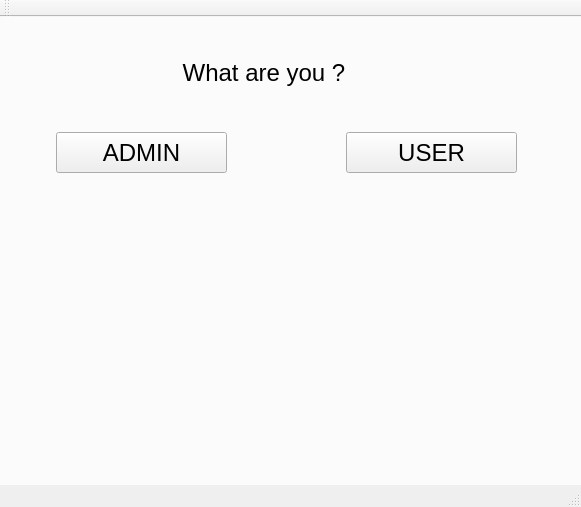
<?xml version="1.0" encoding="UTF-8"?>
<ui version="4.0">
 <class>LAB_12_14Class</class>
 <widget class="QMainWindow" name="LAB_12_14Class">
  <property name="geometry">
   <rect>
    <x>0</x>
    <y>0</y>
    <width>581</width>
    <height>507</height>
   </rect>
  </property>
  <property name="windowTitle">
   <string>LAB_12_14</string>
  </property>
  <widget class="QWidget" name="centralWidget">
   <widget class="QTabWidget" name="MyTabWidget">
    <property name="geometry">
     <rect>
      <x>-6</x>
      <y>-31</y>
      <width>591</width>
      <height>511</height>
     </rect>
    </property>
    <property name="currentIndex">
     <number>0</number>
    </property>
    <widget class="QWidget" name="IntroTab">
     <attribute name="title">
      <string>Tab 1</string>
     </attribute>
     <widget class="QLabel" name="label">
      <property name="geometry">
       <rect>
        <x>180</x>
        <y>40</y>
        <width>221</width>
        <height>41</height>
       </rect>
      </property>
      <property name="font">
       <font>
        <pointsize>18</pointsize>
       </font>
      </property>
      <property name="text">
       <string> What are you ?</string>
      </property>
     </widget>
     <widget class="QPushButton" name="SendToAdminTab">
      <property name="geometry">
       <rect>
        <x>60</x>
        <y>120</y>
        <width>171</width>
        <height>41</height>
       </rect>
      </property>
      <property name="font">
       <font>
        <pointsize>18</pointsize>
       </font>
      </property>
      <property name="text">
       <string>ADMIN</string>
      </property>
     </widget>
     <widget class="QPushButton" name="SendToUserTab">
      <property name="geometry">
       <rect>
        <x>350</x>
        <y>120</y>
        <width>171</width>
        <height>41</height>
       </rect>
      </property>
      <property name="font">
       <font>
        <pointsize>18</pointsize>
       </font>
      </property>
      <property name="text">
       <string>USER</string>
      </property>
     </widget>
    </widget>
    <widget class="QWidget" name="AdminTab">
     <attribute name="title">
      <string>Tab 2</string>
     </attribute>
     <widget class="QListWidget" name="AdminListWidget">
      <property name="geometry">
       <rect>
        <x>20</x>
        <y>40</y>
        <width>331</width>
        <height>181</height>
       </rect>
      </property>
     </widget>
     <widget class="QPushButton" name="RemoveButton">
      <property name="geometry">
       <rect>
        <x>370</x>
        <y>40</y>
        <width>191</width>
        <height>41</height>
       </rect>
      </property>
      <property name="font">
       <font>
        <pointsize>14</pointsize>
       </font>
      </property>
      <property name="text">
       <string>Delete this cat</string>
      </property>
     </widget>
     <widget class="QLineEdit" name="NameLine">
      <property name="geometry">
       <rect>
        <x>100</x>
        <y>240</y>
        <width>251</width>
        <height>21</height>
       </rect>
      </property>
      <property name="font">
       <font>
        <pointsize>10</pointsize>
       </font>
      </property>
     </widget>
     <widget class="QLabel" name="label_2">
      <property name="geometry">
       <rect>
        <x>40</x>
        <y>239</y>
        <width>51</width>
        <height>21</height>
       </rect>
      </property>
      <property name="font">
       <font>
        <pointsize>10</pointsize>
       </font>
      </property>
      <property name="text">
       <string>Name</string>
      </property>
     </widget>
     <widget class="QLineEdit" name="BreedLine">
      <property name="geometry">
       <rect>
        <x>100</x>
        <y>271</y>
        <width>251</width>
        <height>21</height>
       </rect>
      </property>
      <property name="font">
       <font>
        <pointsize>10</pointsize>
       </font>
      </property>
     </widget>
     <widget class="QLabel" name="label_3">
      <property name="geometry">
       <rect>
        <x>40</x>
        <y>270</y>
        <width>51</width>
        <height>21</height>
       </rect>
      </property>
      <property name="font">
       <font>
        <pointsize>10</pointsize>
       </font>
      </property>
      <property name="text">
       <string>Breed</string>
      </property>
     </widget>
     <widget class="QLabel" name="label_4">
      <property name="geometry">
       <rect>
        <x>40</x>
        <y>300</y>
        <width>51</width>
        <height>21</height>
       </rect>
      </property>
      <property name="font">
       <font>
        <pointsize>10</pointsize>
       </font>
      </property>
      <property name="text">
       <string>Age</string>
      </property>
     </widget>
     <widget class="QSpinBox" name="AgeBox">
      <property name="geometry">
       <rect>
        <x>100</x>
        <y>300</y>
        <width>42</width>
        <height>22</height>
       </rect>
      </property>
      <property name="font">
       <font>
        <pointsize>10</pointsize>
       </font>
      </property>
      <property name="minimum">
       <number>1</number>
      </property>
     </widget>
     <widget class="QLabel" name="label_5">
      <property name="geometry">
       <rect>
        <x>40</x>
        <y>330</y>
        <width>51</width>
        <height>21</height>
       </rect>
      </property>
      <property name="font">
       <font>
        <pointsize>10</pointsize>
       </font>
      </property>
      <property name="text">
       <string>Weight</string>
      </property>
     </widget>
     <widget class="QDoubleSpinBox" name="WeightBox">
      <property name="geometry">
       <rect>
        <x>100</x>
        <y>330</y>
        <width>62</width>
        <height>22</height>
       </rect>
      </property>
      <property name="font">
       <font>
        <pointsize>10</pointsize>
       </font>
      </property>
      <property name="minimum">
       <double>0.010000000000000</double>
      </property>
     </widget>
     <widget class="QLabel" name="label_6">
      <property name="geometry">
       <rect>
        <x>40</x>
        <y>360</y>
        <width>51</width>
        <height>21</height>
       </rect>
      </property>
      <property name="font">
       <font>
        <pointsize>10</pointsize>
       </font>
      </property>
      <property name="text">
       <string>Link</string>
      </property>
     </widget>
     <widget class="QLineEdit" name="LinkLine">
      <property name="geometry">
       <rect>
        <x>100</x>
        <y>360</y>
        <width>471</width>
        <height>21</height>
       </rect>
      </property>
      <property name="font">
       <font>
        <pointsize>10</pointsize>
       </font>
      </property>
     </widget>
     <widget class="QPushButton" name="AddButton">
      <property name="geometry">
       <rect>
        <x>370</x>
        <y>240</y>
        <width>191</width>
        <height>41</height>
       </rect>
      </property>
      <property name="font">
       <font>
        <pointsize>14</pointsize>
       </font>
      </property>
      <property name="text">
       <string>Add this cat</string>
      </property>
     </widget>
     <widget class="QPushButton" name="UpdateButton">
      <property name="geometry">
       <rect>
        <x>370</x>
        <y>300</y>
        <width>191</width>
        <height>41</height>
       </rect>
      </property>
      <property name="font">
       <font>
        <pointsize>14</pointsize>
       </font>
      </property>
      <property name="text">
       <string>Update this cat</string>
      </property>
     </widget>
     <widget class="QLabel" name="ErrorLabel">
      <property name="geometry">
       <rect>
        <x>20</x>
        <y>390</y>
        <width>551</width>
        <height>31</height>
       </rect>
      </property>
      <property name="font">
       <font>
        <pointsize>8</pointsize>
       </font>
      </property>
      <property name="text">
       <string/>
      </property>
     </widget>
     <widget class="QPushButton" name="backButton">
      <property name="geometry">
       <rect>
        <x>20</x>
        <y>10</y>
        <width>93</width>
        <height>28</height>
       </rect>
      </property>
      <property name="text">
       <string>Go back</string>
      </property>
     </widget>
     <widget class="QComboBox" name="MyComboBox">
      <property name="geometry">
       <rect>
        <x>120</x>
        <y>10</y>
        <width>231</width>
        <height>21</height>
       </rect>
      </property>
      <property name="font">
       <font>
        <pointsize>10</pointsize>
       </font>
      </property>
      <item>
       <property name="text">
        <string>Detailed</string>
       </property>
      </item>
      <item>
       <property name="text">
        <string>Short</string>
       </property>
      </item>
     </widget>
    </widget>
    <widget class="QWidget" name="UserTab">
     <attribute name="title">
      <string>Tab 3</string>
     </attribute>
     <widget class="QListWidget" name="AdoptionListWidget">
      <property name="geometry">
       <rect>
        <x>10</x>
        <y>50</y>
        <width>261</width>
        <height>171</height>
       </rect>
      </property>
     </widget>
     <widget class="QPushButton" name="backButton2">
      <property name="geometry">
       <rect>
        <x>10</x>
        <y>10</y>
        <width>93</width>
        <height>28</height>
       </rect>
      </property>
      <property name="text">
       <string>Go back</string>
      </property>
     </widget>
     <widget class="QLabel" name="AdoptionLabel">
      <property name="geometry">
       <rect>
        <x>280</x>
        <y>80</y>
        <width>301</width>
        <height>41</height>
       </rect>
      </property>
      <property name="font">
       <font>
        <pointsize>8</pointsize>
       </font>
      </property>
      <property name="lineWidth">
       <number>1</number>
      </property>
      <property name="text">
       <string/>
      </property>
     </widget>
     <widget class="QPushButton" name="AdoptButton">
      <property name="geometry">
       <rect>
        <x>290</x>
        <y>130</y>
        <width>131</width>
        <height>41</height>
       </rect>
      </property>
      <property name="font">
       <font>
        <pointsize>18</pointsize>
       </font>
      </property>
      <property name="text">
       <string>Adopt</string>
      </property>
     </widget>
     <widget class="QPushButton" name="NextButton">
      <property name="geometry">
       <rect>
        <x>440</x>
        <y>130</y>
        <width>131</width>
        <height>41</height>
       </rect>
      </property>
      <property name="font">
       <font>
        <pointsize>18</pointsize>
       </font>
      </property>
      <property name="text">
       <string>Next</string>
      </property>
     </widget>
     <widget class="QLineEdit" name="FilterBreed">
      <property name="geometry">
       <rect>
        <x>20</x>
        <y>310</y>
        <width>211</width>
        <height>31</height>
       </rect>
      </property>
      <property name="font">
       <font>
        <pointsize>12</pointsize>
       </font>
      </property>
     </widget>
     <widget class="QSpinBox" name="WeightFilter">
      <property name="geometry">
       <rect>
        <x>250</x>
        <y>310</y>
        <width>41</width>
        <height>31</height>
       </rect>
      </property>
      <property name="font">
       <font>
        <pointsize>12</pointsize>
       </font>
      </property>
      <property name="minimum">
       <number>1</number>
      </property>
      <property name="maximum">
       <number>99</number>
      </property>
     </widget>
     <widget class="QPushButton" name="AdoptButton_2">
      <property name="geometry">
       <rect>
        <x>20</x>
        <y>360</y>
        <width>131</width>
        <height>41</height>
       </rect>
      </property>
      <property name="font">
       <font>
        <pointsize>18</pointsize>
       </font>
      </property>
      <property name="text">
       <string>Adopt</string>
      </property>
     </widget>
     <widget class="QPushButton" name="NextButton_2">
      <property name="geometry">
       <rect>
        <x>160</x>
        <y>360</y>
        <width>131</width>
        <height>41</height>
       </rect>
      </property>
      <property name="font">
       <font>
        <pointsize>18</pointsize>
       </font>
      </property>
      <property name="text">
       <string>Next</string>
      </property>
     </widget>
     <widget class="QLabel" name="FilterLabel">
      <property name="geometry">
       <rect>
        <x>20</x>
        <y>260</y>
        <width>301</width>
        <height>41</height>
       </rect>
      </property>
      <property name="font">
       <font>
        <pointsize>8</pointsize>
       </font>
      </property>
      <property name="lineWidth">
       <number>1</number>
      </property>
      <property name="text">
       <string/>
      </property>
     </widget>
     <widget class="QPushButton" name="FilterButton">
      <property name="geometry">
       <rect>
        <x>310</x>
        <y>310</y>
        <width>93</width>
        <height>31</height>
       </rect>
      </property>
      <property name="font">
       <font>
        <pointsize>14</pointsize>
       </font>
      </property>
      <property name="text">
       <string>Filter</string>
      </property>
     </widget>
     <widget class="QPushButton" name="CSVButton">
      <property name="geometry">
       <rect>
        <x>370</x>
        <y>410</y>
        <width>93</width>
        <height>28</height>
       </rect>
      </property>
      <property name="text">
       <string>CSV</string>
      </property>
     </widget>
     <widget class="QPushButton" name="HTMLButton">
      <property name="geometry">
       <rect>
        <x>470</x>
        <y>410</y>
        <width>93</width>
        <height>28</height>
       </rect>
      </property>
      <property name="text">
       <string>HTML</string>
      </property>
     </widget>
    </widget>
   </widget>
  </widget>
  <widget class="QMenuBar" name="menuBar">
   <property name="geometry">
    <rect>
     <x>0</x>
     <y>0</y>
     <width>581</width>
     <height>26</height>
    </rect>
   </property>
  </widget>
  <widget class="QToolBar" name="mainToolBar">
   <attribute name="toolBarArea">
    <enum>TopToolBarArea</enum>
   </attribute>
   <attribute name="toolBarBreak">
    <bool>false</bool>
   </attribute>
  </widget>
  <widget class="QStatusBar" name="statusBar"/>
 </widget>
 <layoutdefault spacing="6" margin="11"/>
 <resources>
  <include location="LAB_12_14.qrc"/>
 </resources>
 <connections/>
</ui>
